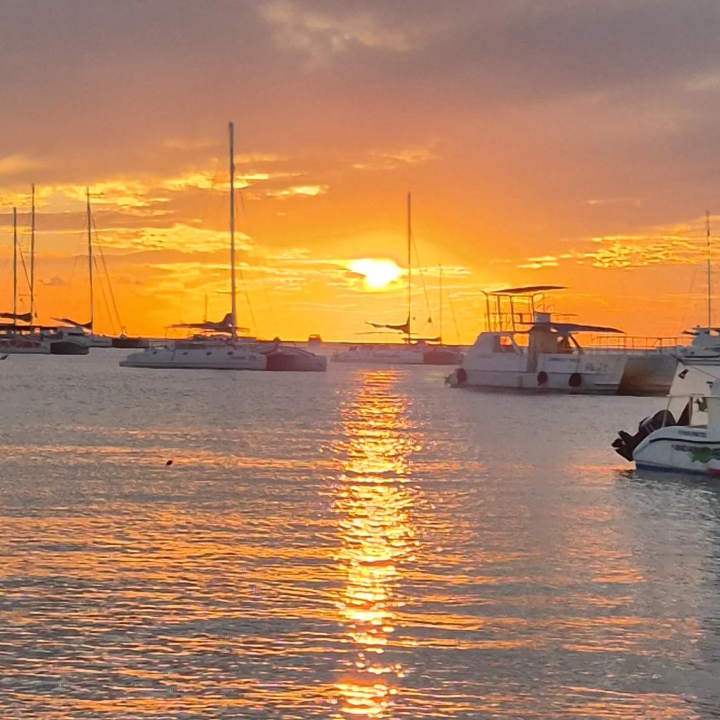
#> input picture source/instagram/atardecer-bahia.webp, 1440 x 1440 px (shown at 1/2 size)
$ python make_og.py
#> lines starting #> are read from the running program, lines starting #| are printed output that depends on the picture
"""Genera og-image.jpg (1200x630), los íconos PNG y favicon.ico.

La imagen OG es lo que se ve al compartir el enlace por WhatsApp: el atardecer
real sobre la bahía de Bayahíbe, el logo redibujado y el titular.
Necesita source/logo-claro-900.png (el logo claro renderizado desde el SVG).
Uso:  python tools/make_og.py
"""
from pathlib import Path

from PIL import Image, ImageDraw, ImageFont, ImageOps

ROOT = Path(__file__).resolve().parent.parent
FONTS = ROOT / "source" / "fonts"
IMG = ROOT / "assets" / "img"
MAR = (10, 46, 59)
NARANJA = (240, 138, 50)
SOL = (245, 166, 35)
BLANCO = (255, 255, 255)
SS = 2


def fuente(nombre, tam, peso=None):
    f = ImageFont.truetype(str(FONTS / nombre), tam)
    if peso:
        try:
            f.set_variation_by_axes([peso])
        except Exception:
            pass
    return f


def og():
    W, H = 1200 * SS, 630 * SS
    foto = Image.open(ROOT / "source" / "instagram" / "atardecer-bahia.webp").convert("RGB")
#> foto is the input picture: PIL image 1440x1440 RGB; mean R, G, B 178.1, 131.6, 93.5
    foto = ImageOps.fit(foto, (W, H), centering=(0.5, 0.42))
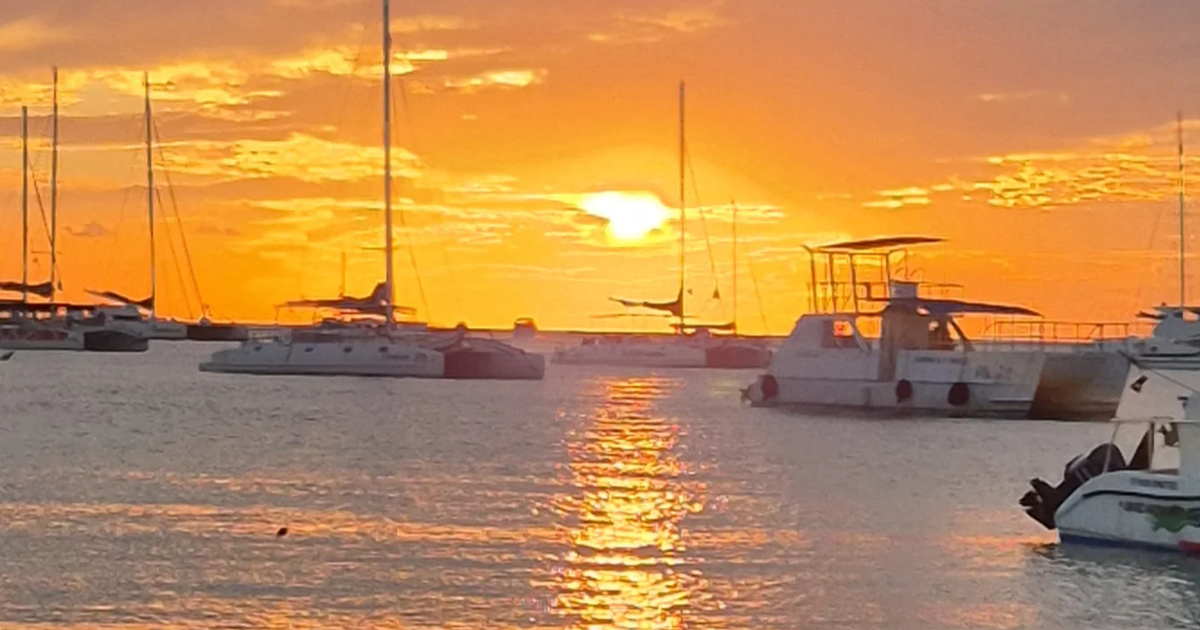
#> foto: PIL image 2400x1260 RGB (shown at 1/2 size); mean R, G, B 189.9, 137.7, 84.7
    base = foto.convert("RGBA")
    velo = Image.new("RGBA", (W, H))
#> velo: PIL image 2400x1260 RGBA; every value is 0
    dv = ImageDraw.Draw(velo)
    for y in range(H):
        t = y / H
        a = int(30 + 215 * max(0, (t - 0.38) / 0.62) ** 0.8)
        dv.line([(0, y), (W, y)], fill=MAR + (min(a, 238),))
    base = Image.alpha_composite(base, velo)
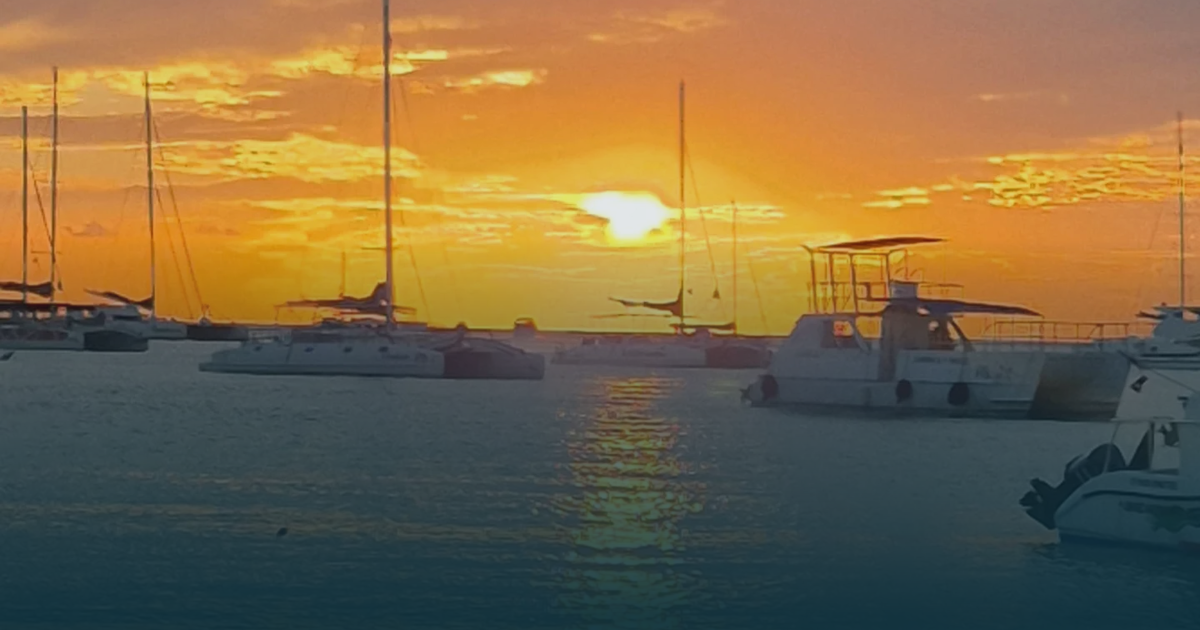
#> base: PIL image 2400x1260 RGBA (shown at 1/2 size); mean R, G, B, A 126.8, 104.8, 69.8, 255
    from PIL import ImageFilter
    halo = Image.new("RGBA", (W, H))
    ImageDraw.Draw(halo).ellipse((-120 * SS, -140 * SS, 620 * SS, 330 * SS), fill=MAR + (200,))
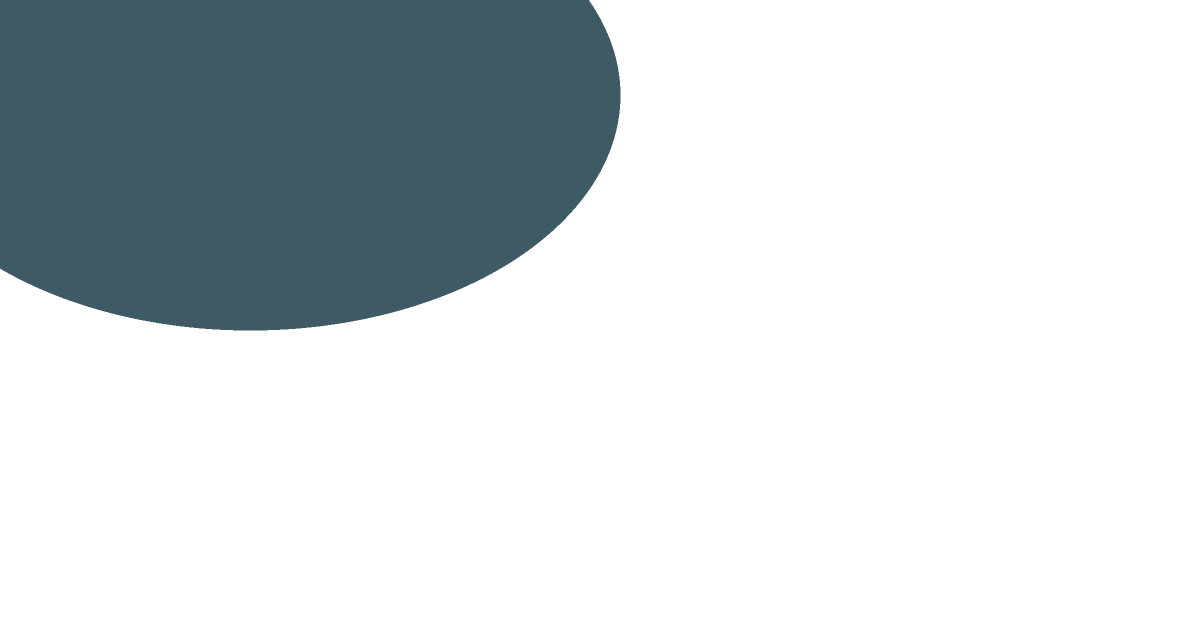
#> halo: PIL image 2400x1260 RGBA (shown at 1/2 size); mean R, G, B, A 2.4, 11, 14.1, 47.8; transparent parts drawn white
    halo = halo.filter(ImageFilter.GaussianBlur(70 * SS))
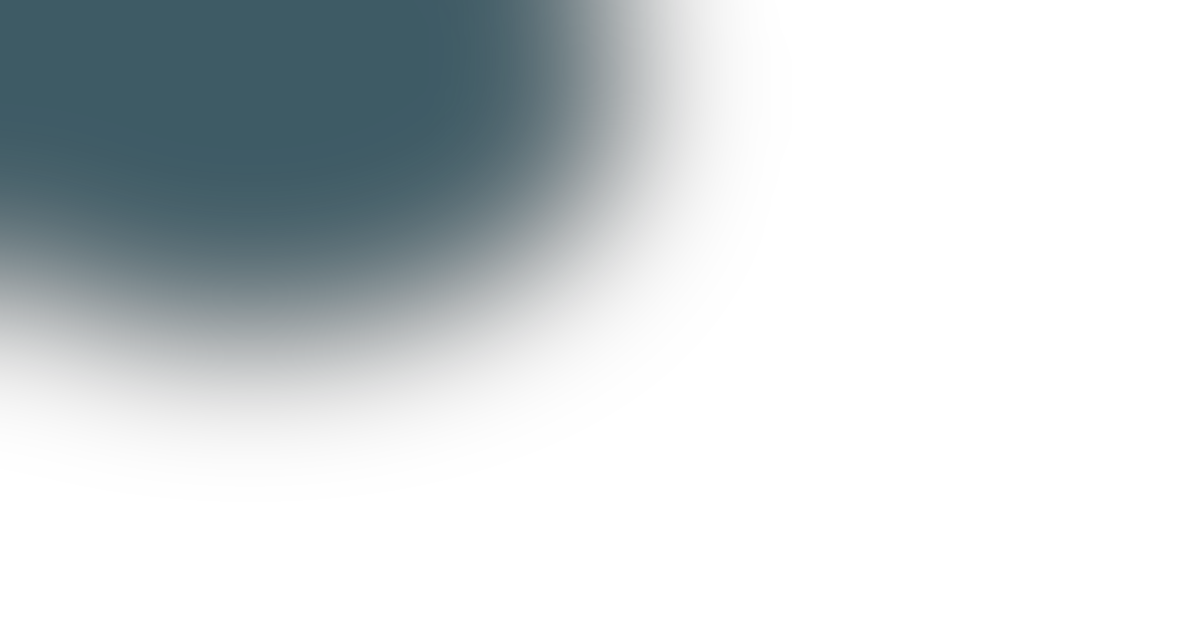
#> halo: PIL image 2400x1260 RGBA (shown at 1/2 size); mean R, G, B, A 2.4, 10.9, 14, 47.6; transparent parts drawn white
    base = Image.alpha_composite(base, halo)
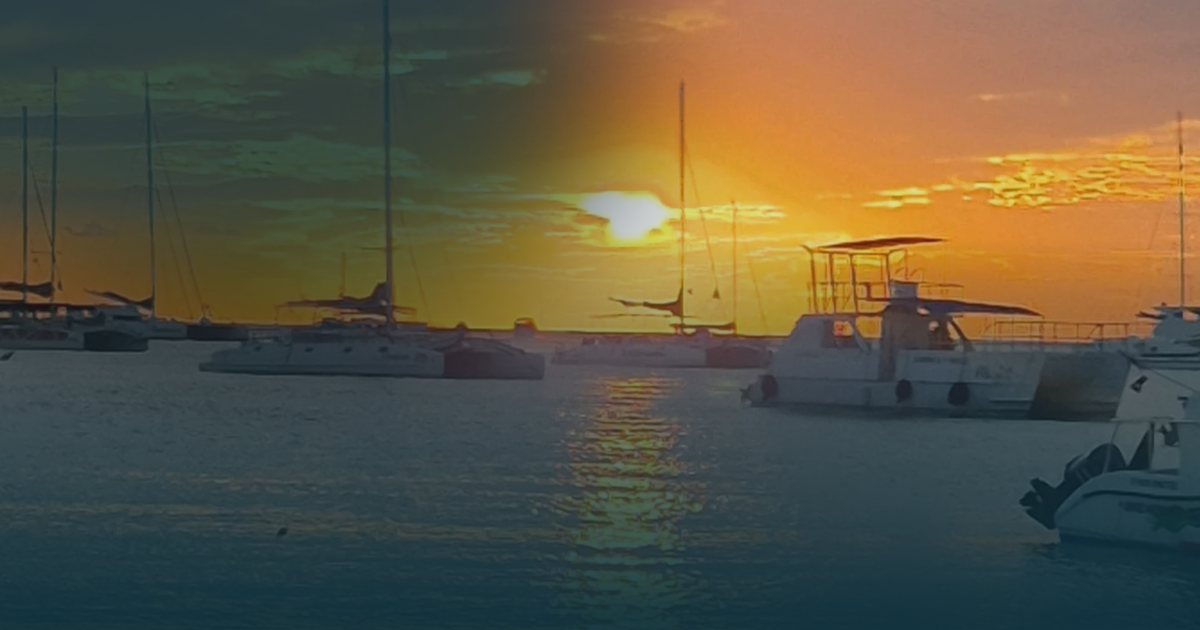
#> base: PIL image 2400x1260 RGBA (shown at 1/2 size); mean R, G, B, A 92.2, 85.8, 66.6, 255
#> (the run stopped early here; a loop or call above may not have finished)

$ run again, with source/instagram/bahia-barcos-vertical.jpg saved as source/instagram/atardecer-bahia.webp
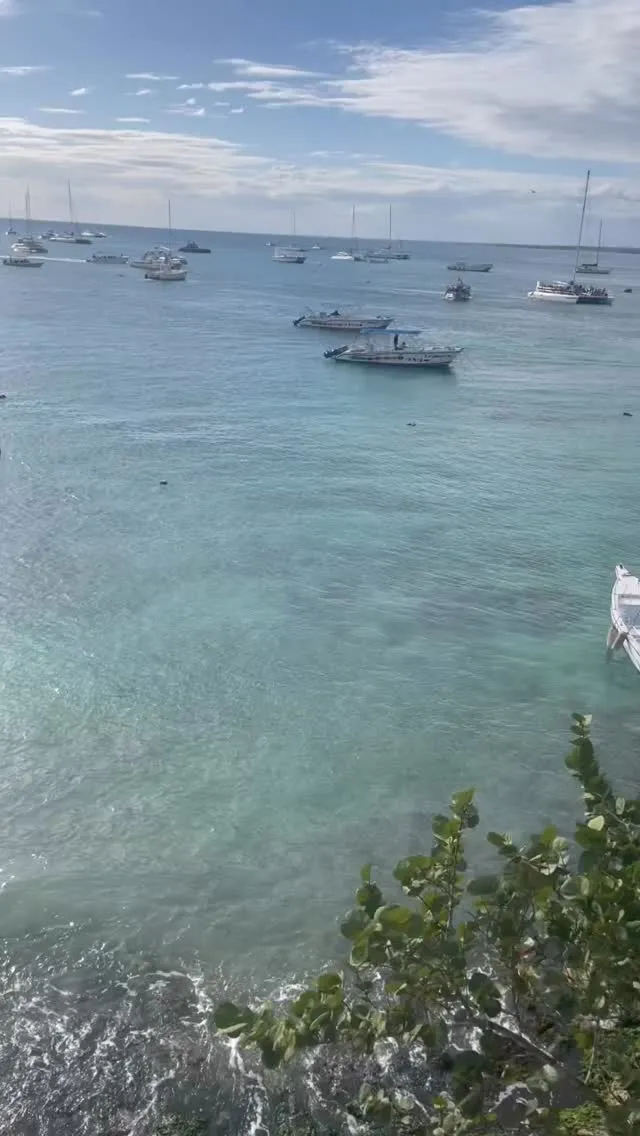
#> input picture source/instagram/bahia-barcos-vertical.jpg, 640 x 1136 px
#> in og, foto is the input picture: PIL image 640x1136 RGB; mean R, G, B 124.2, 143.1, 150.5
#> in og, `foto = ImageOps.fit(foto, (W, H), centering=(0.5, 0.42))`:
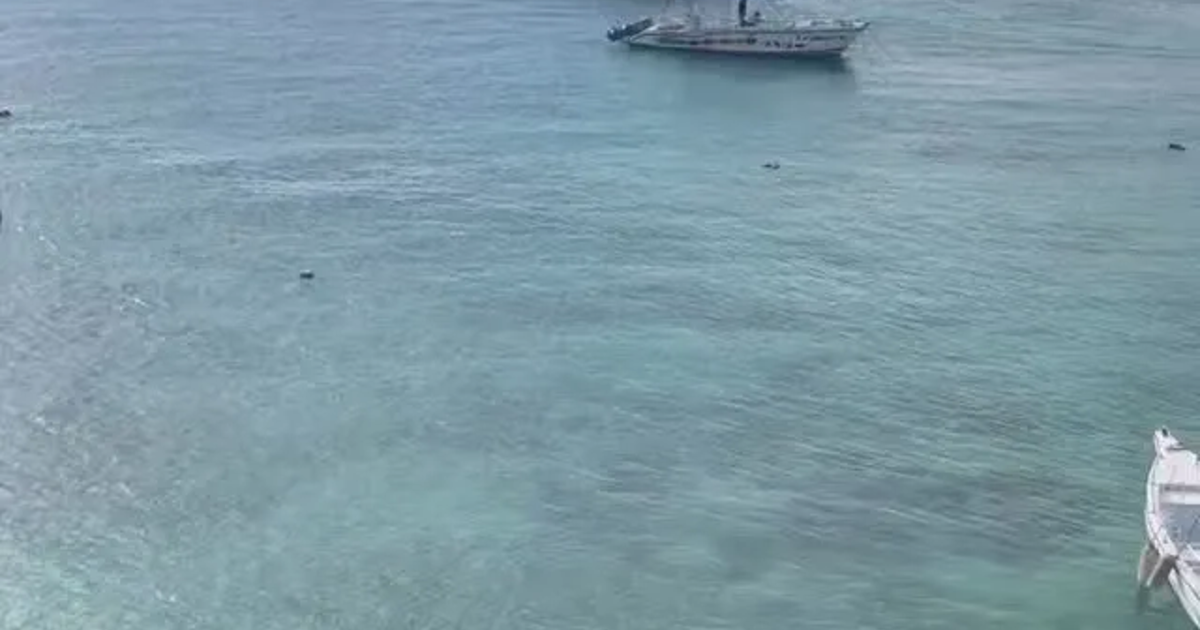
#> foto: PIL image 2400x1260 RGB (shown at 1/2 size); mean R, G, B 126.9, 154.3, 165.4
#> velo: PIL image 2400x1260 RGBA; every value is 0
#> in og, `base = Image.alpha_composite(base, halo)`:
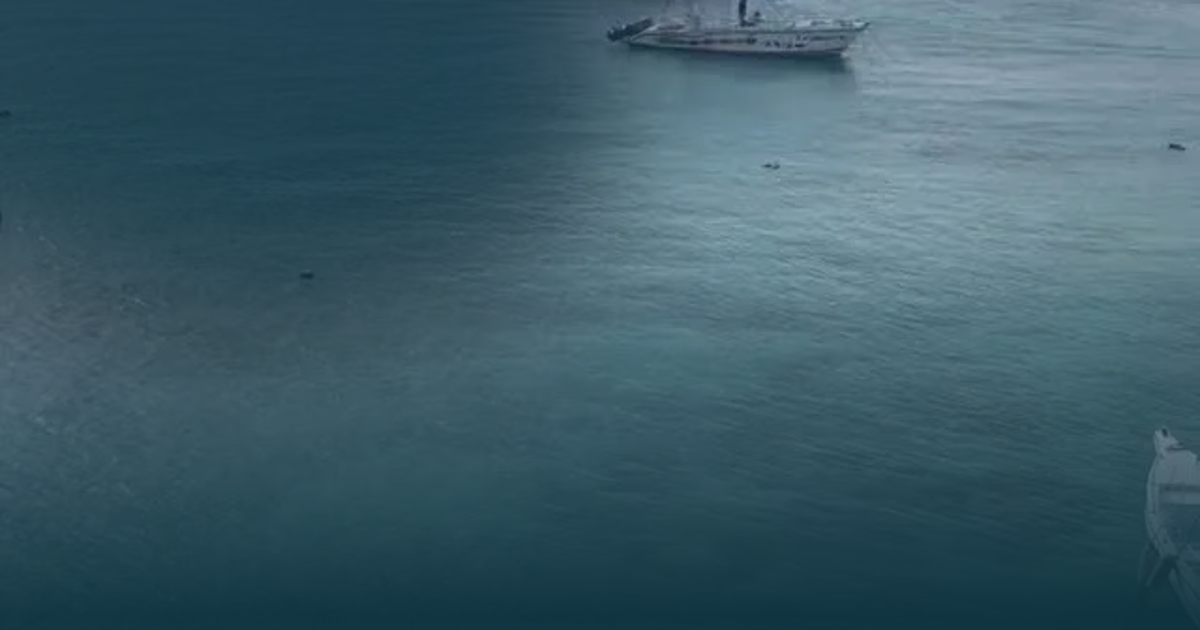
#> base: PIL image 2400x1260 RGBA (shown at 1/2 size); mean R, G, B, A 60.6, 91.6, 103.5, 255
